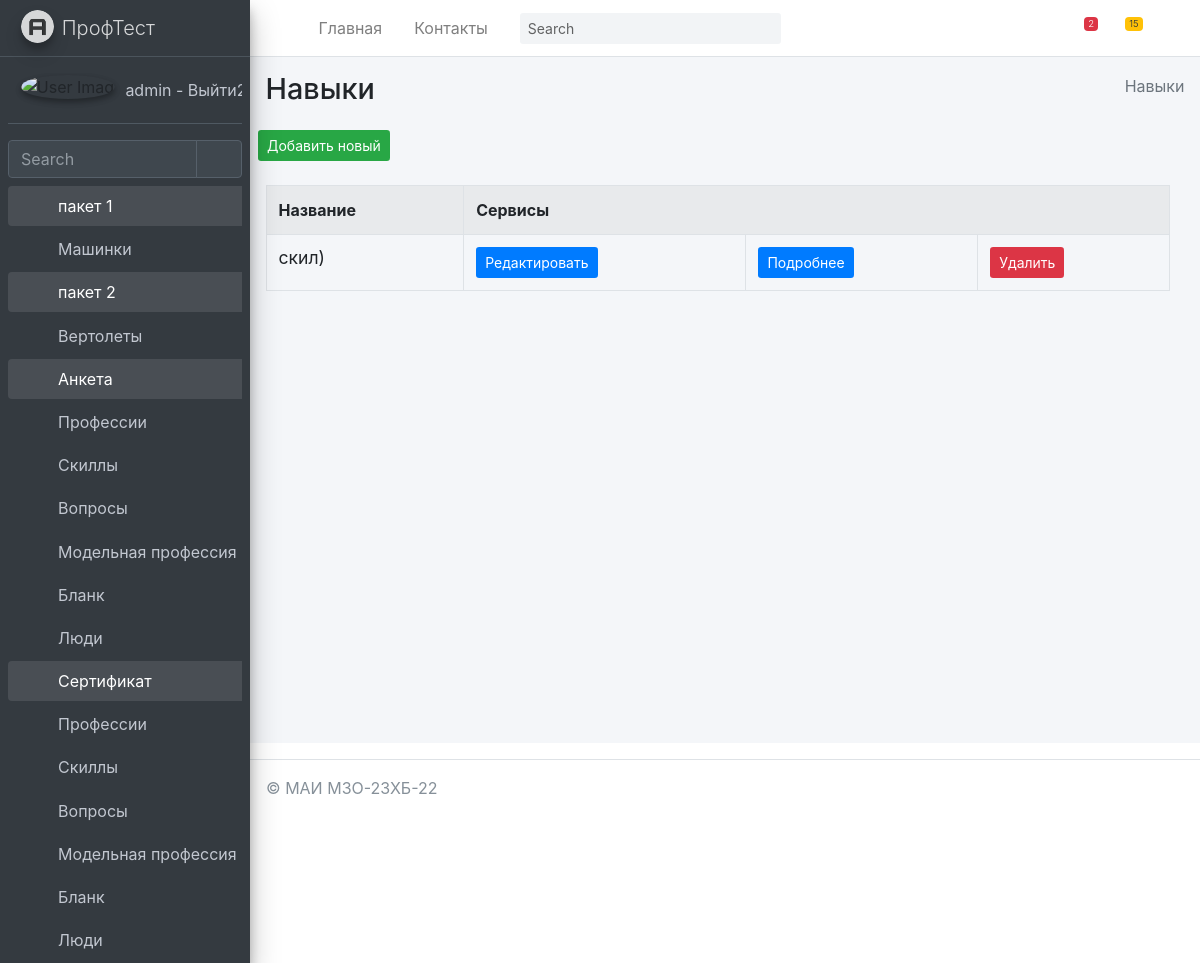
Page /anketa/skills/ (signed in) on the earlier database version.
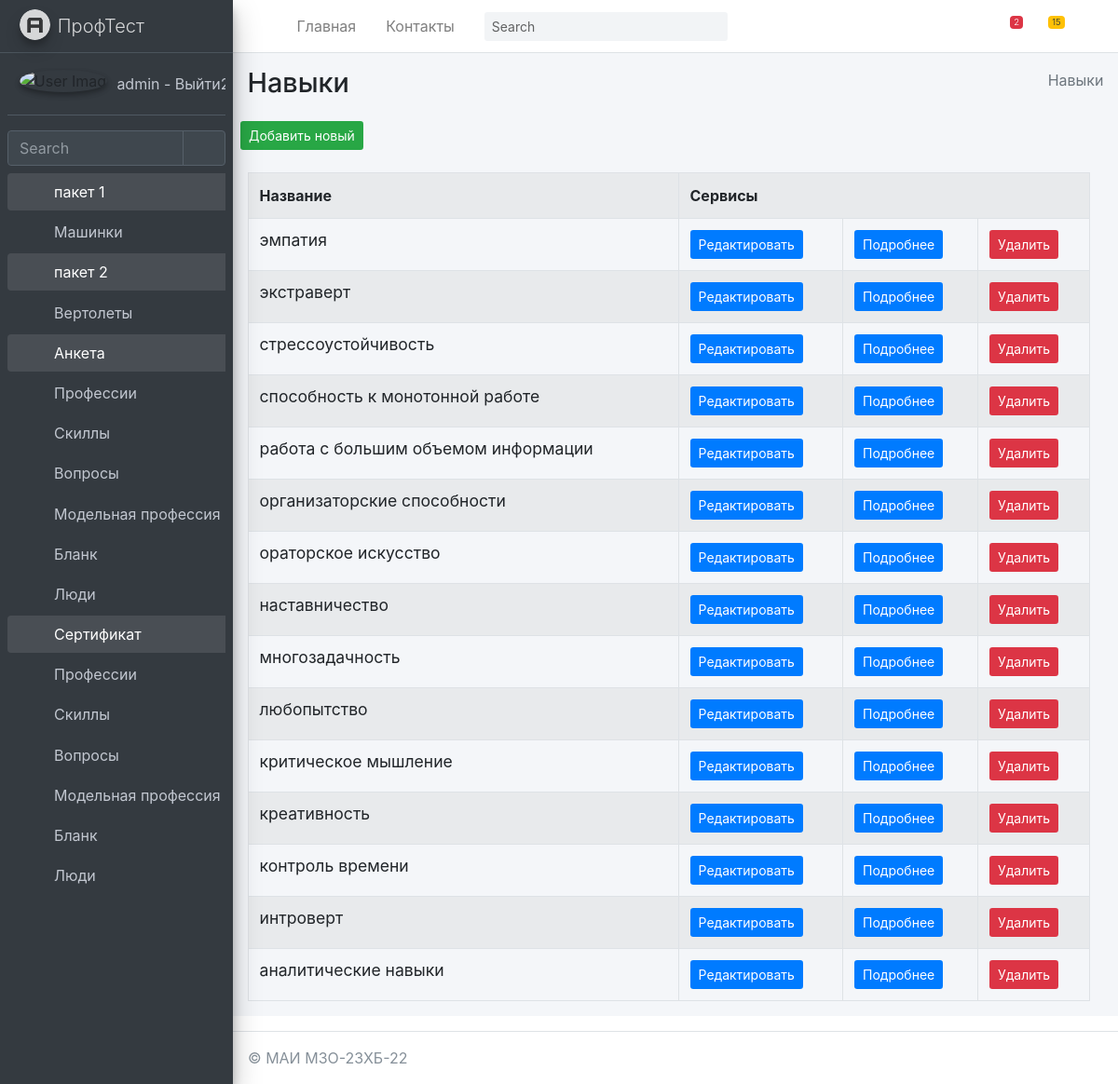
Same page on the later database version.
### mysite/anketa/models.py (models this page shows, shortened)
class Skills(models.Model):
    title = models.TextField(max_length=50, verbose_name="Название")
    class Meta:
        ordering = ["-title"]
        verbose_name = "Навык"
        verbose_name_plural = "Навыки"

### mysite/anketa/views.py (the view)
# urls.py: path('skills/', SkillsView.as_view(), name='skills'),
@method_decorator(login_required(login_url='/login/'), name='dispatch')
class SkillsView(ListView):
	model = Skills
	context_object_name = 'skills_list'
	success_url = reverse_lazy('anketa:SkillsView')
	paginate_by = item_for_page
	def get_context_data(self, *, object_list=None, **kwargs):
		context = super(SkillsView,self).get_context_data(**kwargs)
		context['sometry'] = self.model._meta.verbose_name_plural
		context['col1name'] = self.model._meta.get_field("title").verbose_name
		context['collastname'] = 'Cервисы'
		return context

### mysite/anketa/templates/anketa/skills_list.html (shortened to what this page needs)
{% extends "anketa/base.html" %}
{% block content %}
{% load anketa_tags %}
<div class="content-wrapper">
    {% block sidebar %}
    {% include 'anketa/includes/_breadcrumb.html' %}
    {% endblock %}
    <section class="content">
        <button class="btn bg-success btn-sm">
            <a href="{% url 'anketa:SkillsCreate' %}" class=''>
                Добавить новый
            </a>
        </button>
        <br><br>
        <div class="container-fluid row">
            <div class="col-md-12">
                <table class="table table-striped table-bordered ">
                    <tr>
                        <th class="w-10">{{ col1name }}</th>
                        <th colspan="3">Сервисы</th>
                    </tr>
                    {% for item in skills_list %}
                    <tr>
                        <td>
                            <h5 class="card-title">
                                {{ item.title }}
                            </h5>
                        </td>
                        <td>
                            <button class="btn bg-primary  btn-sm">
                                <a href="{% url 'anketa:SkillsUpdate' item.pk %}">Редактировать</a>
                            </button>
                        </td>
                        <td>
                            <button class="btn bg-primary  btn-sm">
                                <a href="{% url 'anketa:SkillsDetail' item.pk %}">Подробнее</a>
                            </button>
                        </td>
                        <td>
                            <button class="btn bg-danger  btn-sm" >
                                <a href="{% url 'anketa:SkillsDelete' item.pk %}">Удалить</a>
                            </button>
                        </td>
                    </tr>
                    {% endfor %}
                </table>
            </div>
        </div>
    </section>
</div>
{% endblock %}

### mysite/anketa/templates/anketa/base.html (shortened to what this page needs)
{% extends "layouts/base.html" %}
{% load static %}
{% block body_class %} sidebar-mini {% endblock body_class %}
{% block stylesheets %}
    <link rel="stylesheet" href="{{ ASSETS_ROOT }}/plugins/fontawesome-free/css/all.min.css">
    <link rel="stylesheet" href="{{ ASSETS_ROOT }}/css/adminlte.min.css">
{% endblock stylesheets %}

### mysite/templates/layouts/base.html (shortened to what this page needs)
<!DOCTYPE html>
<html lang="ru">
<head>
    {% block stylesheets %}
    {% endblock stylesheets %}
</head>
<body class="hold-transition {% block body_class %}{% endblock body_class %}">
<div class="wrapper">
    {% include 'includes/navigation.html' %}
    {% include 'includes/full_sidebar.html' %}
    {% block content %}{% endblock content %}
    {% include 'includes/footer.html' %}
</div>
</body>
</html>

### mysite/templates/includes/navigation.html (shortened to what this page needs)
<nav class="main-header navbar navbar-expand navbar-white navbar-light">
    <ul class="navbar-nav">
        <li class="nav-item">
            <a class="nav-link" data-widget="pushmenu" href="#" role="button"><i class="fas fa-bars"></i></a>
        </li>
        <li class="nav-item d-none d-sm-inline-block">
            <a href="/" class="nav-link">Главная</a>
        </li>
        <li class="nav-item d-none d-sm-inline-block">
            <a href="#" class="nav-link">Контакты</a>
        </li>
    </ul>
    <form class="form-inline ml-3">
        <div class="input-group input-group-sm">
            <input class="form-control form-control-navbar" type="search" placeholder="Search" aria-label="Search">
            <div class="input-group-append">
                <button class="btn btn-navbar" type="submit">
                    <i class="fas fa-search"></i>
                </button>
            </div>
        </div>
    </form>
    <ul class="navbar-nav ml-auto">
        <li class="nav-item dropdown">
            <a class="nav-link" data-toggle="dropdown" href="#">
                <i class="far fa-comments"></i>
                <span class="badge badge-danger navbar-badge">2</span>
            </a>
        </li>
        <li class="nav-item dropdown">
            <a class="nav-link" data-toggle="dropdown" href="#">
                <span class="badge badge-warning navbar-badge">15</span>
            </a>
        </li>
        <li class="nav-item">
            <a class="nav-link" data-widget="control-sidebar" data-slide="true" href="#" role="button">
                <i class="fas fa-th-large"></i>
            </a>
        </li>
    </ul>
</nav>

### mysite/templates/includes/full_sidebar.html
<aside class="main-sidebar sidebar-dark-primary elevation-4">
    <a href="/" class="brand-link">
        <img src="{{ ASSETS_ROOT }}/img/AdminLTELogo.png" alt="AdminLTE Logo" class="brand-image img-circle elevation-3"
             style="opacity: .8">
        <span class="brand-text font-weight-light">ПрофТест</span>
    </a>
    <div class="sidebar">
        <div class="user-panel mt-3 pb-3 mb-3 d-flex">
            <div class="image">
                <img src="{{ ASSETS_ROOT }}/img/user2-160x160.jpg" class="img-circle elevation-2" alt="User Image">
            </div>
            <div class="info">
                <a href="{% url 'logout' %}" class="d-block">
                    {{ request.user.username }} - Выйти2
                </a>
            </div>
        </div>
        <div class="form-inline">
            <div class="input-group" data-widget="sidebar-search">
                <input class="form-control form-control-sidebar" type="search" placeholder="Search" aria-label="Search">
                <div class="input-group-append">
                    <button class="btn btn-sidebar">
                        <i class="fas fa-search fa-fw"></i>
                    </button>
                </div>
            </div>
        </div>
        <nav class="mt-2">
            <ul class="nav nav-pills nav-sidebar flex-column" data-widget="treeview" role="menu" data-accordion="false">
                {% for item1 in SIDEBAR %}
                    <li class="nav-item {% if 'children' in item1 %} has-treeview menu-is-opening menu-open {% endif %}">
                    <a href="{% if 'children' in item1 %}#{% else %}{{ item1.url }}{% endif %}" class="nav-link">
                        <i class="nav-icon fas fa-circle {{ item1.color }}"></i>
                        <p>
                            {{ item1.name }}
                            {% if 'children' in item1 %}<i class="right fas fa-angle-left"></i>{% endif %}
                        </p>
                    </a>
                    <ul class="nav nav-treeview">
                    {% if 'children' in item1 %}
                        {% for item2 in item1.children %}
                            <li class="nav-item">
                                <a href="{{ item2.url }}" class="nav-link">
                                    <i class="far fa-circle nav-icon"></i>
                                    <p>{{ item2.name }}</p>
                                </a>
                            </li>
                        {% endfor %}
                    {% endif %}
                    </ul>
                    </li>
                {% endfor %}
            </ul>
        </nav>
    </div>
</aside>

### mysite/anketa/templates/anketa/includes/_breadcrumb.html
<section class="content-header">
    <div class="container-fluid">
        <div class="row mb-2">
            <div class="col-sm-6">
                <h1>{% block title1 %}{{ sometry }} {% endblock %}</h1>
            </div>
            <div class="col-sm-6">
                <ol class="breadcrumb float-sm-right">
                    <li class="breadcrumb-item active">{{ sometry }} </li>
                </ol>
            </div>
        </div>
    </div>
</section>

### mysite/templates/includes/footer.html
  <footer class="main-footer">
    &copy; МАИ М3О-23ХБ-22
  </footer>

Differences in the rows shown:
added Skills: title "эмпатия"
changed Skills: title "скил)" → "экстраверт"
added Skills: title "стрессоустойчивость"
added Skills: title "способность к монотонной работе"
added Skills: title "работа с большим объемом информации"
added Skills: title "организаторские способности"
added Skills: title "ораторское искусство"
added Skills: title "наставничество"
added Skills: title "многозадачность"
added Skills: title "любопытство"
added Skills: title "критическое мышление"
added Skills: title "креативность"
added Skills: title "контроль времени"
added Skills: title "интроверт"
added Skills: title "аналитические навыки"
